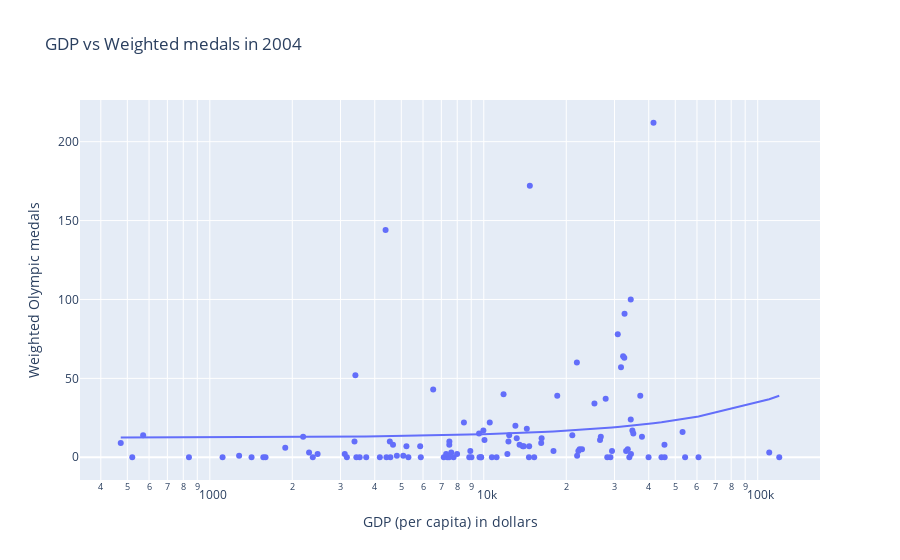
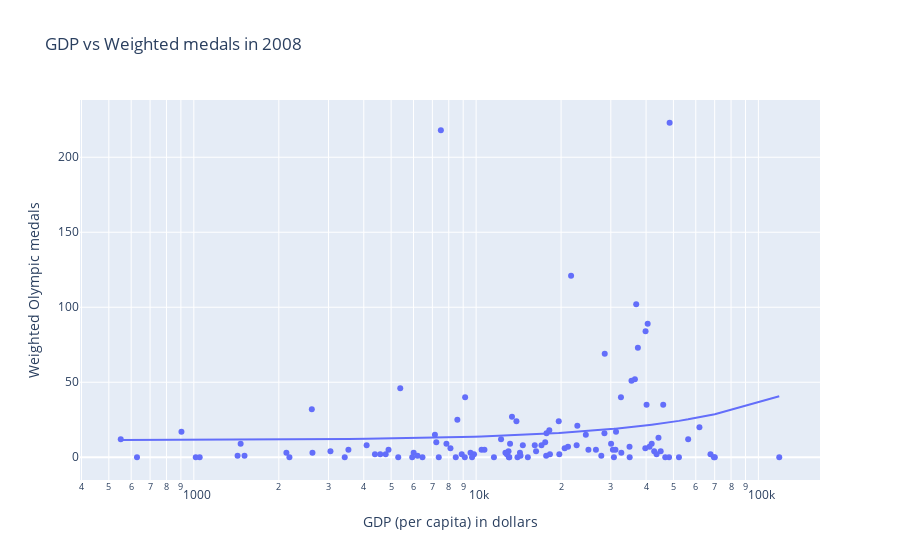
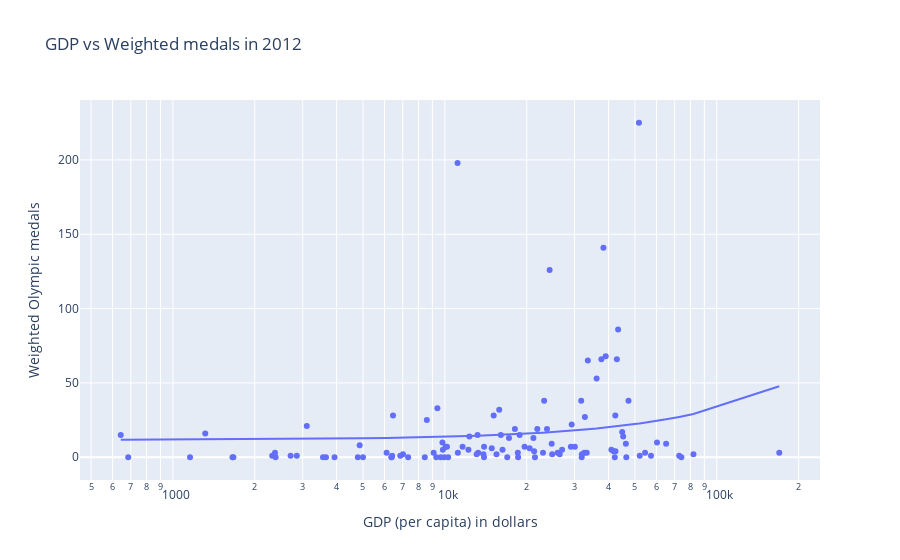
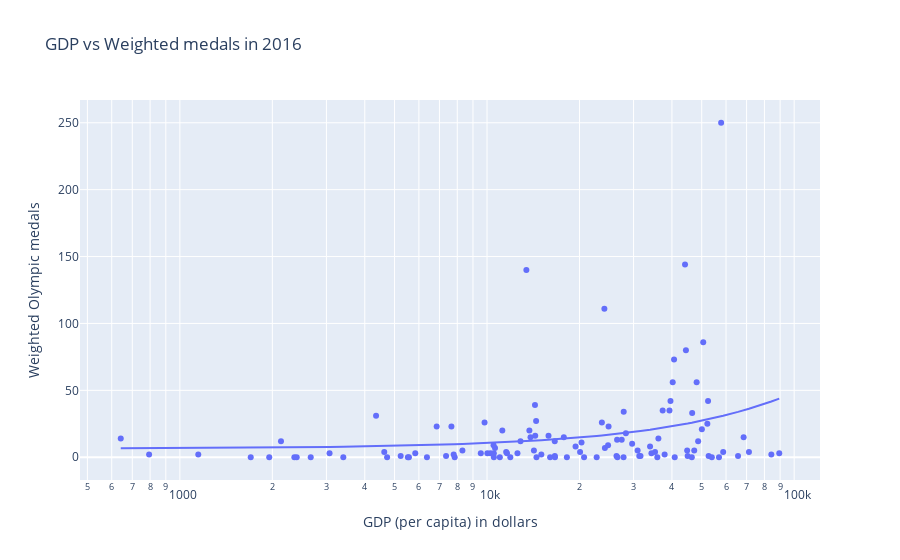

The code cell stored with these charts, in order, in its notebook:
### Code cell
medals_plot(olympics_dataframe, "2004", "GDP", "Weighted")
medals_plot(olympics_dataframe, "2008", "GDP", "Weighted")
medals_plot(olympics_dataframe, "2012", "GDP", "Weighted")
medals_plot(olympics_dataframe, "2016", "GDP", "Weighted")

### Figure 1 — Plotly figure (JSON) as saved in the notebook; plotly's stock layout.template omitted (floating-point values rounded to 4 significant figures)
{"data": [{"customdata": [["United States"], ["China"], ["Great Britain"], ["Russia"], ["South Korea"], ["Germany"], ["France"], ["Australia"], ["Italy"], ["Hungary"], ["Japan"], ["Iran"], ["Netherlands"], ["New Zealand"], ["Ukraine"], ["Cuba"], ["Spain"], ["Jamaica"], ["Czech Republic"], ["South Africa"], ["North Korea"], ["Brazil"], ["Kazakhstan"], ["Poland"], ["Ethiopia"], ["Croatia"], ["Canada"], ["Belarus"], ["Kenya"], ["Denmark"], ["Romania"], ["Azerbaijan"], ["Switzerland"], ["Norway"], ["Lithuania"], ["Tunisia"], ["Sweden"], ["Colombia"], ["Mexico"], ["Georgia"], ["Ireland"], ["Argentina"], ["Serbia"], ["Slovenia"], ["Trinidad and Tobago"], ["Turkey"], ["Dominican Republic"], ["Chinese Taipei"], ["Latvia"], ["Algeria"], ["Bahamas"], ["Bahrain"], ["Grenada"], ["Uganda"], ["Venezuela"], ["Egypt"], ["India"], ["Mongolia"], ["Thailand"], ["Bulgaria"], ["Finland"], ["Indonesia"], ["Slovakia"], ["Belgium"], ["Armenia"], ["Estonia"], ["Malaysia"], ["Puerto Rico"], ["Qatar"], ["Botswana"], ["Cyprus"], ["Gabon"], ["Guatemala"], ["Montenegro"], ["Portugal"], ["Uzbekistan"], ["Greece"], ["Singapore"], ["Afghanistan"], ["Cameroon"], ["Hong Kong"], ["Kuwait"], ["Morocco"], ["Saudi Arabia"], ["Tajikistan"], ["Vietnam"], ["Zimbabwe"], ["Panama"], ["Nigeria"], ["Austria"], ["Kyrgyzstan"], ["Chile"], ["Ecuador"], ["Iceland"], ["Samoa"], ["Sudan"], ["Israel"], ["Mauritius"], ["Moldova"], ["Togo"], ["Ivory Coast"], ["Fiji"], ["Jordan"], ["Kosovo"], ["Burundi"], ["Niger"], ["Philippines"], ["United Arab Emirates"], ["Serbia and Montenegro"], ["Paraguay"], ["Eritrea"], ["Syria"]], "hovertemplate": "GDP (per capita) in dollars=%{x}<br>Weighted Olympic medals=%{y}<br>NOC=%{customdata[0]}<extra></extra>", "legendgroup": "", "marker": {"color": "#636efa", "symbol": "circle"}, "mode": "markers", "name": "", "orientation": "v", "showlegend": false, "type": "scatter", "x": [41642, 4381, 31688, 14728, 21872, 32645, 32255, 34390, 32577, 18544, 30836, 13190, 37263, 26745, 6536, 3399, 27856, 7488, 21045, 10058, 473, 10514, 12381, 14358, 571, 16203, 34390, 8463, 2191, 37792, 11808, 5220, 45660, 53167, 14644, 7362, 34868, 7990, 13878, 4539, 39948, 12303, 8853, 22385, 21910, 13045, 7608, 26562, 13507, 10705, 29379, 44525, 9015, 1597, 12194, 7484, 2474, 5083, 9611, 9965, 33076, 5859, 16258, 33545, 4562, 17965, 15279, 28990, 119823, 9775, 28235, 14618, 5307, 9776, 22832, 3374, 25345, 54317, 1113, 2303, 34456, 60785, 4663, 45739, 1568, 3427, 1885, 9647, 3109, 35147, 2376, 14001, 7143, 33990, 3723, 3524, 22143, 11134, 4413, 1420, 3164, 7756, 7475, 5890, 521, 839, 4174, 110145, 8931, 7288, 1279, 4816], "xaxis": "x", "y": [212, 144, 57, 172, 60, 91, 64, 100, 63, 39, 78, 12, 39, 13, 43, 52, 37, 10, 14, 11, 9, 22, 14, 18, 14, 9, 24, 22, 13, 13, 40, 7, 8, 16, 7, 0, 17, 2, 7, 10, 0, 10, 0, 5, 1, 20, 3, 11, 8, 0, 4, 0, 0, 0, 2, 8, 2, 1, 15, 17, 4, 7, 12, 5, 0, 4, 0, 0, 0, 0, 0, 0, 0, 0, 5, 10, 34, 0, 0, 3, 2, 0, 8, 0, 0, 0, 6, 0, 2, 15, 0, 7, 0, 0, 0, 0, 4, 0, 0, 0, 0, 0, 0, 0, 0, 0, 0, 3, 4, 2, 1, 1], "yaxis": "y"}, {"hovertemplate": "<b>OLS trendline</b><br>Weighted-2004 = 0.00022214 * GDP-2004 + 12.3384<br>R<sup>2</sup>=0.016399<br><br>GDP (per capita) in dollars=%{x}<br>Weighted Olympic medals=%{y} <b>(trend)</b><extra></extra>", "legendgroup": "", "marker": {"color": "#636efa", "symbol": "circle"}, "mode": "lines", "name": "", "showlegend": false, "type": "scatter", "x": [473, 521, 571, 839, 1113, 1279, 1420, 1568, 1597, 1885, 2191, 2303, 2376, 2474, 3109, 3164, 3374, 3399, 3427, 3524, 3723, 4174, 4381, 4413, 4539, 4562, 4663, 4816, 5083, 5220, 5307, 5859, 5890, 6536, 7143, 7288, 7362, 7475, 7484, 7488, 7608, 7756, 7990, 8463, 8853, 8931, 9015, 9611, 9647, 9775, 9776, 9965, 10058, 10514, 10705, 11134, 11808, 12194, 12303, 12381, 13045, 13190, 13507, 13878, 14001, 14358, 14618, 14644, 14728, 15279, 16203, 16258, 17965, 18544, 21045, 21872, 21910, 22143, 22385, 22832, 25345, 26562, 26745, 27856, 28235, 28990, 29379, 30836, 31688, 32255, 32577, 32645, 33076, 33545, 33990, 34390, 34390, 34456, 34868, 35147, 37263, 37792, 39948, 41642, 44525, 45660, 45739, 53167, 54317, 60785, 110145, 119823], "xaxis": "x", "y": [12.44, 12.45, 12.47, 12.52, 12.59, 12.62, 12.65, 12.69, 12.69, 12.76, 12.83, 12.85, 12.87, 12.89, 13.03, 13.04, 13.09, 13.09, 13.1, 13.12, 13.17, 13.27, 13.31, 13.32, 13.35, 13.35, 13.37, 13.41, 13.47, 13.5, 13.52, 13.64, 13.65, 13.79, 13.93, 13.96, 13.97, 14.0, 14.0, 14.0, 14.03, 14.06, 14.11, 14.22, 14.31, 14.32, 14.34, 14.47, 14.48, 14.51, 14.51, 14.55, 14.57, 14.67, 14.72, 14.81, 14.96, 15.05, 15.07, 15.09, 15.24, 15.27, 15.34, 15.42, 15.45, 15.53, 15.59, 15.59, 15.61, 15.73, 15.94, 15.95, 16.33, 16.46, 17.01, 17.2, 17.21, 17.26, 17.31, 17.41, 17.97, 18.24, 18.28, 18.53, 18.61, 18.78, 18.86, 19.19, 19.38, 19.5, 19.58, 19.59, 19.69, 19.79, 19.89, 19.98, 19.98, 19.99, 20.08, 20.15, 20.62, 20.73, 21.21, 21.59, 22.23, 22.48, 22.5, 24.15, 24.4, 25.84, 36.81, 38.96], "yaxis": "y"}], "layout": {"autosize": true, "legend": {"tracegroupgap": 0}, "title": {"text": "GDP vs Weighted medals in 2004"}, "xaxis": {"anchor": "y", "autorange": true, "domain": [0, 1], "range": [2.523, 5.231], "title": {"text": "GDP (per capita) in dollars"}, "type": "log"}, "yaxis": {"anchor": "x", "autorange": true, "domain": [0, 1], "range": [-17.5, 229.5], "title": {"text": "Weighted Olympic medals"}, "type": "linear"}}}

### Figure 2 — Plotly figure (JSON) as saved in the notebook; plotly's stock layout.template omitted (floating-point values rounded to 4 significant figures)
{"data": [{"customdata": [["United States"], ["China"], ["Great Britain"], ["Russia"], ["South Korea"], ["Germany"], ["France"], ["Australia"], ["Italy"], ["Hungary"], ["Japan"], ["Iran"], ["Netherlands"], ["New Zealand"], ["Ukraine"], ["Cuba"], ["Spain"], ["Jamaica"], ["Czech Republic"], ["South Africa"], ["North Korea"], ["Brazil"], ["Kazakhstan"], ["Poland"], ["Ethiopia"], ["Croatia"], ["Canada"], ["Belarus"], ["Kenya"], ["Denmark"], ["Romania"], ["Azerbaijan"], ["Switzerland"], ["Norway"], ["Lithuania"], ["Tunisia"], ["Sweden"], ["Colombia"], ["Mexico"], ["Georgia"], ["Ireland"], ["Argentina"], ["Serbia"], ["Slovenia"], ["Trinidad and Tobago"], ["Turkey"], ["Dominican Republic"], ["Chinese Taipei"], ["Latvia"], ["Algeria"], ["Bahamas"], ["Bahrain"], ["Grenada"], ["Uganda"], ["Venezuela"], ["Egypt"], ["India"], ["Mongolia"], ["Thailand"], ["Bulgaria"], ["Finland"], ["Indonesia"], ["Slovakia"], ["Belgium"], ["Armenia"], ["Estonia"], ["Malaysia"], ["Puerto Rico"], ["Qatar"], ["Botswana"], ["Cyprus"], ["Gabon"], ["Guatemala"], ["Montenegro"], ["Portugal"], ["Uzbekistan"], ["Greece"], ["Singapore"], ["Afghanistan"], ["Cameroon"], ["Hong Kong"], ["Kuwait"], ["Morocco"], ["Saudi Arabia"], ["Tajikistan"], ["Vietnam"], ["Zimbabwe"], ["Panama"], ["Nigeria"], ["Austria"], ["Kyrgyzstan"], ["Chile"], ["Ecuador"], ["Iceland"], ["Samoa"], ["Sudan"], ["Israel"], ["Mauritius"], ["Moldova"], ["Togo"], ["Ivory Coast"], ["Fiji"], ["Jordan"], ["Kosovo"], ["Burundi"], ["Niger"], ["Philippines"], ["United Arab Emirates"], ["Serbia and Montenegro"], ["Paraguay"], ["Eritrea"], ["Syria"]], "hovertemplate": "GDP (per capita) in dollars=%{x}<br>Weighted Olympic medals=%{y}<br>NOC=%{customdata[0]}<extra></extra>", "legendgroup": "", "marker": {"color": "#636efa", "symbol": "circle"}, "mode": "markers", "name": "", "orientation": "v", "showlegend": false, "type": "scatter", "x": [48471, 7501, 36905, 21700, 28550, 39835, 37416, 40527, 36514, 22834, 35512, 16309, 46004, 31304, 9143, 5386, 32590, 8581, 28482, 12854, 551, 13397, 17754, 19620, 904, 21165, 40159, 13894, 2618, 44261, 18164, 13189, 56389, 61820, 22704, 9554, 41877, 10454, 16134, 7147, 45061, 17567, 13026, 30070, 31159, 17042, 10704, 34952, 20591, 12701, 32690, 48244, 11565, 2181, 17706, 9831, 3529, 7227, 12256, 14638, 41130, 7850, 24471, 39760, 8111, 24997, 19711, 30775, 118534, 13068, 34994, 15247, 6455, 14012, 26573, 4894, 30519, 67641, 1512, 2632, 46777, 69575, 6008, 52302, 2128, 4783, 1465, 14299, 4094, 42746, 3048, 18262, 8892, 43576, 4576, 4382, 27761, 14367, 6200, 1429, 3424, 8472, 9673, 7373, 629, 1016, 5298, 70074, 13108, 9120, 1049, 5938], "xaxis": "x", "y": [223, 218, 102, 121, 69, 84, 73, 89, 52, 21, 51, 4, 35, 17, 40, 46, 40, 25, 16, 2, 12, 27, 16, 24, 17, 7, 35, 24, 32, 13, 18, 9, 12, 20, 8, 3, 9, 5, 8, 15, 4, 10, 4, 9, 5, 8, 5, 7, 6, 3, 3, 0, 0, 0, 1, 2, 5, 10, 12, 8, 7, 9, 15, 6, 6, 5, 2, 0, 0, 0, 0, 0, 0, 0, 5, 5, 5, 2, 1, 3, 0, 0, 3, 0, 3, 2, 9, 3, 8, 4, 4, 2, 2, 2, 2, 2, 1, 1, 1, 1, 0, 0, 0, 0, 0, 0, 0, 0, 0, 0, 0, 0], "yaxis": "y"}, {"hovertemplate": "<b>OLS trendline</b><br>Weighted-2008 = 0.000247345 * GDP-2008 + 11.317<br>R<sup>2</sup>=0.018419<br><br>GDP (per capita) in dollars=%{x}<br>Weighted Olympic medals=%{y} <b>(trend)</b><extra></extra>", "legendgroup": "", "marker": {"color": "#636efa", "symbol": "circle"}, "mode": "lines", "name": "", "showlegend": false, "type": "scatter", "x": [551, 629, 904, 1016, 1049, 1429, 1465, 1512, 2128, 2181, 2618, 2632, 3048, 3424, 3529, 4094, 4382, 4576, 4783, 4894, 5298, 5386, 5938, 6008, 6200, 6455, 7147, 7227, 7373, 7501, 7850, 8111, 8472, 8581, 8892, 9120, 9143, 9554, 9673, 9831, 10454, 10704, 11565, 12256, 12701, 12854, 13026, 13068, 13108, 13189, 13397, 13894, 14012, 14299, 14367, 14638, 15247, 16134, 16309, 17042, 17567, 17706, 17754, 18164, 18262, 19620, 19711, 20591, 21165, 21700, 22704, 22834, 24471, 24997, 26573, 27761, 28482, 28550, 30070, 30519, 30775, 31159, 31304, 32590, 32690, 34952, 34994, 35512, 36514, 36905, 37416, 39760, 39835, 40159, 40527, 41130, 41877, 42746, 43576, 44261, 45061, 46004, 46777, 48244, 48471, 52302, 56389, 61820, 67641, 69575, 70074, 118534], "xaxis": "x", "y": [11.45, 11.47, 11.54, 11.57, 11.58, 11.67, 11.68, 11.69, 11.84, 11.86, 11.96, 11.97, 12.07, 12.16, 12.19, 12.33, 12.4, 12.45, 12.5, 12.53, 12.63, 12.65, 12.79, 12.8, 12.85, 12.91, 13.08, 13.1, 13.14, 13.17, 13.26, 13.32, 13.41, 13.44, 13.52, 13.57, 13.58, 13.68, 13.71, 13.75, 13.9, 13.96, 14.18, 14.35, 14.46, 14.5, 14.54, 14.55, 14.56, 14.58, 14.63, 14.75, 14.78, 14.85, 14.87, 14.94, 15.09, 15.31, 15.35, 15.53, 15.66, 15.7, 15.71, 15.81, 15.83, 16.17, 16.19, 16.41, 16.55, 16.68, 16.93, 16.96, 17.37, 17.5, 17.89, 18.18, 18.36, 18.38, 18.75, 18.87, 18.93, 19.02, 19.06, 19.38, 19.4, 19.96, 19.97, 20.1, 20.35, 20.45, 20.57, 21.15, 21.17, 21.25, 21.34, 21.49, 21.68, 21.89, 22.1, 22.26, 22.46, 22.7, 22.89, 23.25, 23.31, 24.25, 25.26, 26.61, 28.05, 28.53, 28.65, 40.64], "yaxis": "y"}], "layout": {"autosize": true, "legend": {"tracegroupgap": 0}, "title": {"text": "GDP vs Weighted medals in 2008"}, "xaxis": {"anchor": "y", "autorange": true, "domain": [0, 1], "range": [2.594, 5.221], "title": {"text": "GDP (per capita) in dollars"}, "type": "log"}, "yaxis": {"anchor": "x", "autorange": true, "domain": [0, 1], "range": [-18.4, 241.4], "title": {"text": "Weighted Olympic medals"}, "type": "linear"}}}

### Figure 3 — Plotly figure (JSON) as saved in the notebook; plotly's stock layout.template omitted (floating-point values rounded to 4 significant figures)
{"data": [{"customdata": [["United States"], ["China"], ["Great Britain"], ["Russia"], ["South Korea"], ["Germany"], ["France"], ["Australia"], ["Italy"], ["Hungary"], ["Japan"], ["Iran"], ["Netherlands"], ["New Zealand"], ["Ukraine"], ["Cuba"], ["Spain"], ["Jamaica"], ["Czech Republic"], ["South Africa"], ["North Korea"], ["Brazil"], ["Kazakhstan"], ["Poland"], ["Ethiopia"], ["Croatia"], ["Canada"], ["Belarus"], ["Kenya"], ["Denmark"], ["Romania"], ["Azerbaijan"], ["Switzerland"], ["Norway"], ["Lithuania"], ["Tunisia"], ["Sweden"], ["Colombia"], ["Mexico"], ["Georgia"], ["Ireland"], ["Argentina"], ["Serbia"], ["Slovenia"], ["Trinidad and Tobago"], ["Turkey"], ["Dominican Republic"], ["Chinese Taipei"], ["Latvia"], ["Algeria"], ["Bahamas"], ["Bahrain"], ["Grenada"], ["Uganda"], ["Venezuela"], ["Egypt"], ["India"], ["Mongolia"], ["Thailand"], ["Bulgaria"], ["Finland"], ["Indonesia"], ["Slovakia"], ["Belgium"], ["Armenia"], ["Estonia"], ["Malaysia"], ["Puerto Rico"], ["Qatar"], ["Botswana"], ["Cyprus"], ["Gabon"], ["Guatemala"], ["Montenegro"], ["Portugal"], ["Uzbekistan"], ["Greece"], ["Singapore"], ["Afghanistan"], ["Cameroon"], ["Hong Kong"], ["Kuwait"], ["Morocco"], ["Saudi Arabia"], ["Tajikistan"], ["Vietnam"], ["Zimbabwe"], ["Panama"], ["Nigeria"], ["Austria"], ["Kyrgyzstan"], ["Chile"], ["Ecuador"], ["Iceland"], ["Samoa"], ["Sudan"], ["Israel"], ["Mauritius"], ["Moldova"], ["Togo"], ["Ivory Coast"], ["Fiji"], ["Jordan"], ["Kosovo"], ["Burundi"], ["Niger"], ["Philippines"], ["United Arab Emirates"], ["Serbia and Montenegro"], ["Paraguay"], ["Eritrea"], ["Syria"]], "hovertemplate": "GDP (per capita) in dollars=%{x}<br>Weighted Olympic medals=%{y}<br>NOC=%{customdata[0]}<extra></extra>", "legendgroup": "", "marker": {"color": "#636efa", "symbol": "circle"}, "mode": "markers", "name": "", "orientation": "v", "showlegend": false, "type": "scatter", "x": [51737, 11137, 38297, 24279, 33557, 43359, 39037, 42906, 36143, 23179, 37629, 15846, 47342, 32734, 9389, 6448, 31725, 8586, 29270, 13191, 643, 15120, 21878, 23745, 1315, 21167, 42351, 18097, 3107, 44893, 18834, 16063, 60273, 65101, 24704, 10180, 45259, 12306, 17213, 9799, 46308, 19641, 13939, 29066, 30063, 20504, 12208, 41741, 21298, 13264, 33252, 54489, 11164, 2373, 18553, 11620, 4861, 10074, 14871, 16295, 40969, 9834, 26983, 42409, 9094, 25996, 22963, 32583, 169698, 13092, 31906, 15487, 7018, 13864, 26438, 6107, 24819, 82065, 2318, 2855, 52082, 72736, 6857, 57284, 2709, 6400, 2386, 18596, 5000, 46478, 3654, 21447, 10280, 42154, 4787, 3929, 31860, 16964, 7329, 1656, 3563, 9660, 9301, 8438, 685, 1156, 6360, 74088, 13932, 9957, 1669, 6374], "xaxis": "x", "y": [225, 198, 141, 126, 65, 86, 68, 66, 53, 38, 66, 32, 38, 27, 33, 28, 38, 25, 22, 15, 15, 28, 19, 19, 16, 13, 28, 19, 21, 17, 15, 15, 10, 9, 9, 7, 14, 14, 13, 10, 9, 7, 7, 7, 7, 6, 5, 4, 4, 3, 3, 3, 3, 3, 3, 7, 8, 7, 6, 5, 5, 5, 5, 4, 3, 3, 3, 3, 3, 2, 2, 2, 2, 2, 2, 3, 2, 2, 1, 1, 1, 1, 1, 1, 1, 1, 0, 0, 0, 0, 0, 0, 0, 0, 0, 0, 0, 0, 0, 0, 0, 0, 0, 0, 0, 0, 0, 0, 0, 0, 0, 0], "yaxis": "y"}, {"hovertemplate": "<b>OLS trendline</b><br>Weighted-2012 = 0.000212554 * GDP-2012 + 11.6779<br>R<sup>2</sup>=0.018849<br><br>GDP (per capita) in dollars=%{x}<br>Weighted Olympic medals=%{y} <b>(trend)</b><extra></extra>", "legendgroup": "", "marker": {"color": "#636efa", "symbol": "circle"}, "mode": "lines", "name": "", "showlegend": false, "type": "scatter", "x": [643, 685, 1156, 1315, 1656, 1669, 2318, 2373, 2386, 2709, 2855, 3107, 3563, 3654, 3929, 4787, 4861, 5000, 6107, 6360, 6374, 6400, 6448, 6857, 7018, 7329, 8438, 8586, 9094, 9301, 9389, 9660, 9799, 9834, 9957, 10074, 10180, 10280, 11137, 11164, 11620, 12208, 12306, 13092, 13191, 13264, 13864, 13932, 13939, 14871, 15120, 15487, 15846, 16063, 16295, 16964, 17213, 18097, 18553, 18596, 18834, 19641, 20504, 21167, 21298, 21447, 21878, 22963, 23179, 23745, 24279, 24704, 24819, 25996, 26438, 26983, 29066, 29270, 30063, 31725, 31860, 31906, 32583, 32734, 33252, 33557, 36143, 37629, 38297, 39037, 40969, 41741, 42154, 42351, 42409, 42906, 43359, 44893, 45259, 46308, 46478, 47342, 51737, 52082, 54489, 57284, 60273, 65101, 72736, 74088, 82065, 169698], "xaxis": "x", "y": [11.81, 11.82, 11.92, 11.96, 12.03, 12.03, 12.17, 12.18, 12.19, 12.25, 12.28, 12.34, 12.44, 12.45, 12.51, 12.7, 12.71, 12.74, 12.98, 13.03, 13.03, 13.04, 13.05, 13.14, 13.17, 13.24, 13.47, 13.5, 13.61, 13.65, 13.67, 13.73, 13.76, 13.77, 13.79, 13.82, 13.84, 13.86, 14.05, 14.05, 14.15, 14.27, 14.29, 14.46, 14.48, 14.5, 14.62, 14.64, 14.64, 14.84, 14.89, 14.97, 15.05, 15.09, 15.14, 15.28, 15.34, 15.52, 15.62, 15.63, 15.68, 15.85, 16.04, 16.18, 16.2, 16.24, 16.33, 16.56, 16.6, 16.72, 16.84, 16.93, 16.95, 17.2, 17.3, 17.41, 17.86, 17.9, 18.07, 18.42, 18.45, 18.46, 18.6, 18.64, 18.75, 18.81, 19.36, 19.68, 19.82, 19.98, 20.39, 20.55, 20.64, 20.68, 20.69, 20.8, 20.89, 21.22, 21.3, 21.52, 21.56, 21.74, 22.67, 22.75, 23.26, 23.85, 24.49, 25.52, 27.14, 27.43, 29.12, 47.75], "yaxis": "y"}], "layout": {"autosize": true, "legend": {"tracegroupgap": 0}, "title": {"text": "GDP vs Weighted medals in 2012"}, "xaxis": {"anchor": "y", "autorange": true, "domain": [0, 1], "range": [2.655, 5.383], "title": {"text": "GDP (per capita) in dollars"}, "type": "log"}, "yaxis": {"anchor": "x", "autorange": true, "domain": [0, 1], "range": [-18.57, 243.6], "title": {"text": "Weighted Olympic medals"}, "type": "linear"}}}

### Figure 4 — Plotly figure (JSON) as saved in the notebook; plotly's stock layout.template omitted (floating-point values rounded to 4 significant figures)
{"data": [{"customdata": [["United States"], ["China"], ["Great Britain"], ["Russia"], ["South Korea"], ["Germany"], ["France"], ["Australia"], ["Italy"], ["Hungary"], ["Japan"], ["Iran"], ["Netherlands"], ["New Zealand"], ["Ukraine"], ["Cuba"], ["Spain"], ["Jamaica"], ["Czech Republic"], ["South Africa"], ["North Korea"], ["Brazil"], ["Kazakhstan"], ["Poland"], ["Ethiopia"], ["Croatia"], ["Canada"], ["Belarus"], ["Kenya"], ["Denmark"], ["Romania"], ["Azerbaijan"], ["Switzerland"], ["Norway"], ["Lithuania"], ["Tunisia"], ["Sweden"], ["Colombia"], ["Mexico"], ["Georgia"], ["Ireland"], ["Argentina"], ["Serbia"], ["Slovenia"], ["Trinidad and Tobago"], ["Turkey"], ["Dominican Republic"], ["Chinese Taipei"], ["Latvia"], ["Algeria"], ["Bahamas"], ["Bahrain"], ["Grenada"], ["Uganda"], ["Venezuela"], ["Egypt"], ["India"], ["Mongolia"], ["Thailand"], ["Bulgaria"], ["Finland"], ["Indonesia"], ["Slovakia"], ["Belgium"], ["Armenia"], ["Estonia"], ["Malaysia"], ["Puerto Rico"], ["Qatar"], ["Botswana"], ["Cyprus"], ["Gabon"], ["Guatemala"], ["Montenegro"], ["Portugal"], ["Uzbekistan"], ["Greece"], ["Singapore"], ["Afghanistan"], ["Cameroon"], ["Hong Kong"], ["Kuwait"], ["Morocco"], ["Saudi Arabia"], ["Tajikistan"], ["Vietnam"], ["Zimbabwe"], ["Panama"], ["Nigeria"], ["Austria"], ["Kyrgyzstan"], ["Chile"], ["Ecuador"], ["Iceland"], ["Samoa"], ["Sudan"], ["Israel"], ["Mauritius"], ["Moldova"], ["Togo"], ["Ivory Coast"], ["Fiji"], ["Jordan"], ["Kosovo"], ["Burundi"], ["Niger"], ["Philippines"], ["United Arab Emirates"], ["Serbia and Montenegro"], ["Paraguay"], ["Eritrea"], ["Syria"]], "hovertemplate": "GDP (per capita) in dollars=%{x}<br>Weighted Olympic medals=%{y}<br>NOC=%{customdata[0]}<extra></extra>", "legendgroup": "", "marker": {"color": "#636efa", "symbol": "circle"}, "mode": "markers", "name": "", "orientation": "v", "showlegend": false, "type": "scatter", "x": [57840, 13432, 44121, 24104, 39567, 50575, 44422, 48135, 40231, 27863, 40641, 13855, 52441, 39266, 11216, 7657, 37310, 9818, 36137, 13738, 642, 14326, 23654, 28321, 2134, 24876, 46554, 17787, 4353, 52160, 24197, 14448, 68461, 58736, 30922, 10269, 50062, 14352, 19422, 12855, 71251, 20308, 15856, 33947, 26390, 26514, 16626, 47272, 26580, 11543, 35239, 44834, 15026, 2359, 14213, 11616, 5840, 10524, 16616, 20091, 44995, 10619, 29681, 48680, 10502, 31310, 24780, 34300, 84269, 16639, 35852, 14490, 7847, 18198, 31604, 6856, 27449, 89417, 2401, 3405, 56907, 40844, 7356, 46423, 3071, 8316, 2667, 27829, 5235, 52660, 4728, 22752, 11009, 53943, 5524, 5569, 37864, 20701, 10527, 1954, 4629, 12563, 9544, 10028, 794, 1148, 7789, 65651, 16049, 11907, 1701, 6374], "xaxis": "x", "y": [250, 140, 144, 111, 42, 86, 80, 56, 56, 34, 73, 15, 42, 35, 20, 23, 35, 26, 14, 20, 14, 39, 26, 18, 12, 23, 33, 15, 31, 25, 7, 27, 15, 4, 5, 3, 21, 16, 8, 12, 4, 11, 16, 8, 1, 13, 1, 5, 0, 4, 4, 5, 2, 0, 5, 3, 3, 3, 12, 4, 1, 7, 10, 12, 9, 1, 9, 3, 2, 0, 0, 0, 0, 0, 1, 23, 13, 3, 0, 0, 0, 0, 1, 0, 3, 5, 0, 0, 1, 1, 0, 0, 0, 0, 0, 0, 2, 0, 0, 0, 4, 3, 3, 3, 2, 2, 2, 1, 0, 0, 0, 0], "yaxis": "y"}, {"hovertemplate": "<b>OLS trendline</b><br>Weighted-2016 = 0.000418763 * GDP-2016 + 6.41319<br>R<sup>2</sup>=0.057862<br><br>GDP (per capita) in dollars=%{x}<br>Weighted Olympic medals=%{y} <b>(trend)</b><extra></extra>", "legendgroup": "", "marker": {"color": "#636efa", "symbol": "circle"}, "mode": "lines", "name": "", "showlegend": false, "type": "scatter", "x": [642, 794, 1148, 1701, 1954, 2134, 2359, 2401, 2667, 3071, 3405, 4353, 4629, 4728, 5235, 5524, 5569, 5840, 6374, 6856, 7356, 7657, 7789, 7847, 8316, 9544, 9818, 10028, 10269, 10502, 10524, 10527, 10619, 11009, 11216, 11543, 11616, 11907, 12563, 12855, 13432, 13738, 13855, 14213, 14326, 14352, 14448, 14490, 15026, 15856, 16049, 16616, 16626, 16639, 17787, 18198, 19422, 20091, 20308, 20701, 22752, 23654, 24104, 24197, 24780, 24876, 26390, 26514, 26580, 27449, 27829, 27863, 28321, 29681, 30922, 31310, 31604, 33947, 34300, 35239, 35852, 36137, 37310, 37864, 39266, 39567, 40231, 40641, 40844, 44121, 44422, 44834, 44995, 46423, 46554, 47272, 48135, 48680, 50062, 50575, 52160, 52441, 52660, 53943, 56907, 57840, 58736, 65651, 68461, 71251, 84269, 89417], "xaxis": "x", "y": [6.682, 6.746, 6.894, 7.126, 7.231, 7.307, 7.401, 7.419, 7.53, 7.699, 7.839, 8.236, 8.352, 8.393, 8.605, 8.726, 8.745, 8.859, 9.082, 9.284, 9.494, 9.62, 9.675, 9.699, 9.896, 10.41, 10.52, 10.61, 10.71, 10.81, 10.82, 10.82, 10.86, 11.02, 11.11, 11.25, 11.28, 11.4, 11.67, 11.8, 12.04, 12.17, 12.22, 12.37, 12.41, 12.42, 12.46, 12.48, 12.71, 13.05, 13.13, 13.37, 13.38, 13.38, 13.86, 14.03, 14.55, 14.83, 14.92, 15.08, 15.94, 16.32, 16.51, 16.55, 16.79, 16.83, 17.46, 17.52, 17.54, 17.91, 18.07, 18.08, 18.27, 18.84, 19.36, 19.52, 19.65, 20.63, 20.78, 21.17, 21.43, 21.55, 22.04, 22.27, 22.86, 22.98, 23.26, 23.43, 23.52, 24.89, 25.02, 25.19, 25.26, 25.85, 25.91, 26.21, 26.57, 26.8, 27.38, 27.59, 28.26, 28.37, 28.47, 29.0, 30.24, 30.63, 31.01, 33.91, 35.08, 36.25, 41.7, 43.86], "yaxis": "y"}], "layout": {"autosize": true, "legend": {"tracegroupgap": 0}, "title": {"text": "GDP vs Weighted medals in 2016"}, "xaxis": {"anchor": "y", "autorange": true, "domain": [0, 1], "range": [2.672, 5.087], "title": {"text": "GDP (per capita) in dollars"}, "type": "log"}, "yaxis": {"anchor": "x", "autorange": true, "domain": [0, 1], "range": [-20.63, 270.6], "title": {"text": "Weighted Olympic medals"}, "type": "linear"}}}
